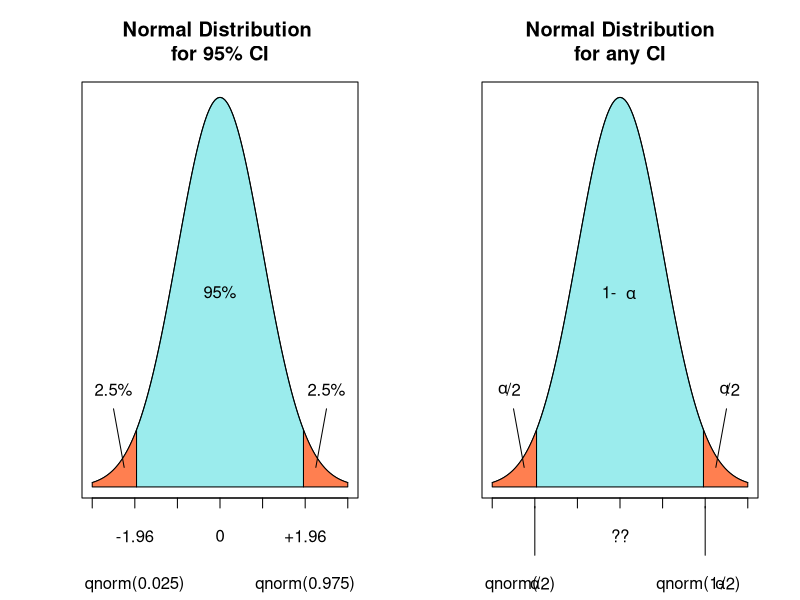
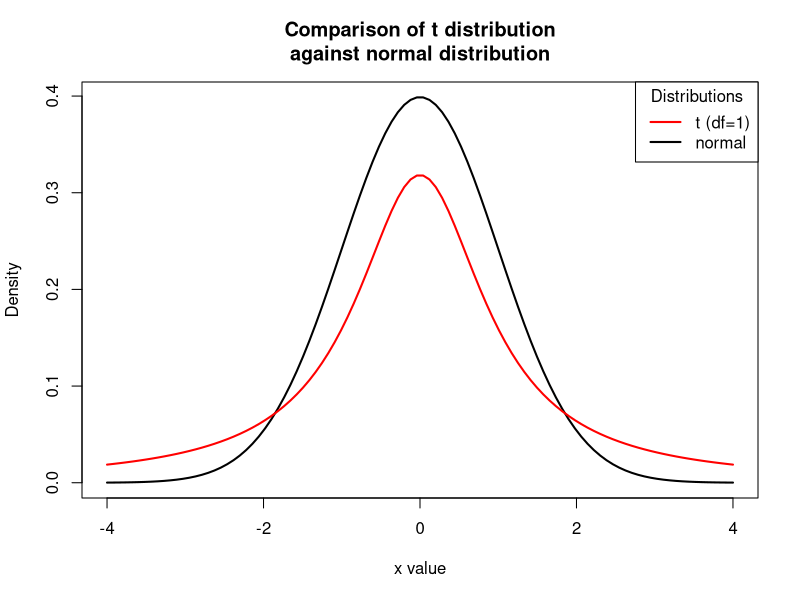

These charts were generated, in order, by the following R code:
## ---- chunk 1

par(mfrow=c(1,2), xpd=TRUE)

# first plot
cord.xl <- c(-3)
cord.yl <- c(0)
cord.xl <- c(cord.xl,-3) 
cord.yl <- c(cord.yl,dnorm(-3))
cord.xl <- c(cord.xl,-1.96,-1.96)
cord.yl <- c(cord.yl,dnorm(-1.96),0)
cord.xl <- c(-3,seq(-3,-1.96,0.01),-1.96) 
cord.yl <- c(0,dnorm(seq(-3,-1.96,0.01)),0) 


cord.xr <- c(3)
cord.yr <- c(0)
cord.xr <- c(cord.xr,3) 
cord.yr <- c(cord.yr,dnorm(3))
cord.xr <- c(cord.xr,1.96,1.96)
cord.yr <- c(cord.yr,dnorm(1.96),0)
cord.xr <- c(3,seq(3,1.96,-0.01),1.96) 
cord.yr <- c(0,dnorm(seq(3,1.96,-0.01)),0) 

cord.xc <- c(-1.96)
cord.yc <- c(0)
cord.xc <- c(cord.xc,-1.96) 
cord.yc <- c(cord.yc,dnorm(-1.96))
cord.xc <- c(cord.xc,1.96,1.96)
cord.yc <- c(cord.yc,dnorm(1.96),0)
cord.xc <- c(-1.96,seq(-1.96,1.96,0.01),1.96) 
cord.yc <- c(0,dnorm(seq(-1.96,1.96,0.01)),0) 

curve(dnorm(x,0,1),xlim=c(-3,3),main='Normal Distribution 
for 95% CI', axes=FALSE, frame.plot=TRUE, xlab="", ylab="")
axis(side=1, labels=FALSE)

polygon(cord.xl,cord.yl,col='coral')
polygon(cord.xr,cord.yr,col='coral')
polygon(cord.xc,cord.yc,col=rgb(0,206,209,100,max = 255)) # col='dark turquoise' in rgb with alpha=100

text(0,0.2,"95%")
text(-2.5,0.1,"2.5%")
text(2.5,0.1, "2.5%")
lines(c(-2.25,-2.5), c(0.02,0.08))
lines(c(2.25,2.5), c(0.02,0.08))

text(-2, -0.05, "-1.96")
text(2, -0.05, "+1.96")
text(0, -0.05, "0")
text(-2, -0.1, "qnorm(0.025)")
text(2, -0.1, "qnorm(0.975)")

# second plot

curve(dnorm(x,0,1),xlim=c(-3,3),main='Normal Distribution
for any CI', axes=FALSE, frame.plot=TRUE, xlab="", ylab="")
axis(side=1, labels=FALSE)

polygon(cord.xl,cord.yl,col='coral')
polygon(cord.xr,cord.yr,col='coral')
polygon(cord.xc,cord.yc,col=rgb(0,206,209,100, max = 255)) # col='dark turquoise' in rgb with alpha=100


# 1- alpha
text(-0.25,0.2,"1-")
text(0.25,0.197,expression(alpha))

# alpha/2 left
text(-2.75,0.1,expression(alpha))
text(-2.5,0.1,"/2")

# alpha/2 right
text(2.45,0.1,expression(alpha))
text(2.65,0.1, "/2")

lines(c(-2.25,-2.5), c(0.02,0.08))
lines(c(2.25,2.5), c(0.02,0.08))
lines(c(-2,-2),c(-0.02,-0.07))
lines(c(2,2),c(-0.02,-0.07))

text(0, -0.05, "??")

# qnorm(alpha/2) left
text(-2.55, -0.1, "qnorm(")
text(-2, -0.1, expression(alpha))
text(-1.75, -0.1, "/2)")

# qnorm(alpha/2) right
text(1.65, -0.1, "qnorm(1-")
text(2.35, -0.1, expression(alpha))
text(2.60, -0.1, "/2)")
## ---- chunk 2
set.seed(42)                        # set the seed to always generate the same 'random' sequence
x <- rnorm(100,mean=1,sd=2)                 # generate sequence and store it in x
mean.x <- mean(x)                           # calculate mean of x and store in mean.x
n.x <- 100                                    # sample size is 100
sd.x <- 2                                     # standard deviation is known, and it is 2
low <- mean.x - qnorm(0.975)*sd.x/sqrt(n.x)     # low bound of the CI
up <- mean.x + qnorm(0.975)*sd.x/sqrt(n.x)      # high bound of the CI
c(low,up)                                   # look at both lower and upper bound of the CI
## ---- chunk 3
mean.x
## ---- chunk 4
par(mfrow=c(1,1))
x <- seq(-4, 4, length=100)
hx <- dnorm(x)

degf <- c(1, 30)
colors <- c("red","black")
labels <- c("t (df=1)", "normal")

plot(x, hx, type="l", lty=1, xlab="x value", lwd=2,
  ylab="Density", main="Comparison of t distribution
against normal distribution")

for (i in 1:1){
  lines(x, dt(x,degf[i]), lwd=2, col=colors[i])
}

legend("topright", title="Distributions",
  labels, lwd=2, lty=c(1, 1), col=colors)
## ---- chunk 5
set.seed(42)                                  # Always generate the same 'random' sequence
x <- rnorm(100,mean=1,sd=2)                   # generate sequence and store it in x
mean.x <- mean(x)                             # calculate mean of x and store in mean.x
n.x <- 100                                    # sample size is 100
sd.x <- sd(x)                                 # standard deviation is not known
low <- mean.x - qnorm(0.975)*sd.x/sqrt(n.x)   # low bound of the CI
up <- mean.x + qnorm(0.975)*sd.x/sqrt(n.x)    # high bound of the CI
c(low,up)                                     # look at both lower and upper bound of the CI
## ---- chunk 6
mean.x
